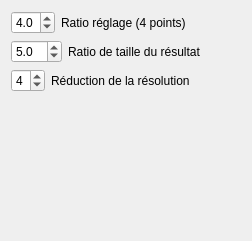
      <widget class="QWidget" name="tabF">
       <attribute name="title">
        <string>F</string>
       </attribute>
       <layout class="QVBoxLayout" name="verticalLayout_4">
        <item>
         <layout class="QHBoxLayout" name="horizontalLayout_22">
          <item>
           <widget class="QDoubleSpinBox" name="fourPointsRatioF">
            <property name="decimals">
             <number>1</number>
            </property>
            <property name="minimum">
             <double>2.000000000000000</double>
            </property>
            <property name="maximum">
             <double>6.000000000000000</double>
            </property>
            <property name="singleStep">
             <double>0.200000000000000</double>
            </property>
            <property name="value">
             <double>4.000000000000000</double>
            </property>
           </widget>
          </item>
          <item>
           <widget class="QLabel" name="label_22">
            <property name="text">
             <string>Ratio réglage (4 points)</string>
            </property>
           </widget>
          </item>
          <item>
           <spacer name="horizontalSpacer_11">
            <property name="orientation">
             <enum>Qt::Horizontal</enum>
            </property>
            <property name="sizeHint" stdset="0">
             <size>
              <width>40</width>
              <height>20</height>
             </size>
            </property>
           </spacer>
          </item>
         </layout>
        </item>
        <item>
         <layout class="QHBoxLayout" name="horizontalLayout_23">
          <item>
           <widget class="QDoubleSpinBox" name="resultSizeRatioF">
            <property name="decimals">
             <number>1</number>
            </property>
            <property name="minimum">
             <double>2.000000000000000</double>
            </property>
            <property name="maximum">
             <double>10.000000000000000</double>
            </property>
            <property name="singleStep">
             <double>0.500000000000000</double>
            </property>
            <property name="value">
             <double>5.000000000000000</double>
            </property>
           </widget>
          </item>
          <item>
           <widget class="QLabel" name="label_23">
            <property name="text">
             <string>Ratio de taille du résultat</string>
            </property>
           </widget>
          </item>
          <item>
           <spacer name="horizontalSpacer_12">
            <property name="orientation">
             <enum>Qt::Horizontal</enum>
            </property>
            <property name="sizeHint" stdset="0">
             <size>
              <width>40</width>
              <height>20</height>
             </size>
            </property>
           </spacer>
          </item>
         </layout>
        </item>
        <item>
         <layout class="QHBoxLayout" name="horizontalLayout_31">
          <item>
           <widget class="QSpinBox" name="resolutionRatioF">
            <property name="minimum">
             <number>1</number>
            </property>
            <property name="maximum">
             <number>7</number>
            </property>
            <property name="value">
             <number>4</number>
            </property>
           </widget>
          </item>
          <item>
           <widget class="QLabel" name="label_32">
            <property name="text">
             <string>Réduction de la résolution</string>
            </property>
           </widget>
          </item>
          <item>
           <spacer name="horizontalSpacer_13">
            <property name="orientation">
             <enum>Qt::Horizontal</enum>
            </property>
            <property name="sizeHint" stdset="0">
             <size>
              <width>40</width>
              <height>20</height>
             </size>
            </property>
           </spacer>
          </item>
         </layout>
        </item>
        <item>
         <spacer name="verticalSpacer_5">
          <property name="orientation">
           <enum>Qt::Vertical</enum>
          </property>
          <property name="sizeHint" stdset="0">
           <size>
            <width>20</width>
            <height>138</height>
           </size>
          </property>
         </spacer>
        </item>
       </layout>
      </widget>
